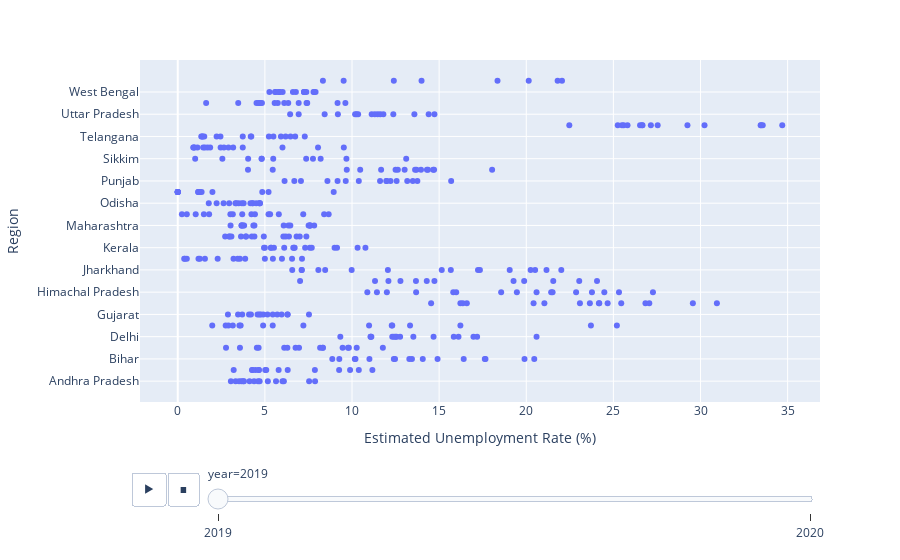

This figure's notebook cell:
### Code cell
px.scatter(data_frame=unemployment, x='Estimated Unemployment Rate (%)',
           y='Region', animation_frame='year')

### Figure 1 — Plotly figure (JSON) as saved in the notebook; plotly's stock layout.template omitted (floating-point values rounded to 4 significant figures; data arrays with more than 128 entries replaced by an {"elided": "..."} marker saying what was removed)
{"data": [{"hovertemplate": "year=2019<br>Estimated Unemployment Rate (%)=%{x}<br>Region=%{y}<extra></extra>", "legendgroup": "", "marker": {"color": "#636efa", "symbol": "circle"}, "mode": "markers", "name": "", "orientation": "h", "showlegend": false, "type": "scatter", "x": {"elided": "430 float values"}, "xaxis": "x", "y": {"elided": "430 str values"}, "yaxis": "y"}], "layout": {"legend": {"tracegroupgap": 0}, "margin": {"t": 60}, "sliders": [{"active": 0, "currentvalue": {"prefix": "year="}, "len": 0.9, "pad": {"b": 10, "t": 60}, "steps": [{"args": [["2019"], {"frame": {"duration": 0, "redraw": false}, "fromcurrent": true, "mode": "immediate", "transition": {"duration": 0, "easing": "linear"}}], "label": "2019", "method": "animate"}, {"args": [["2020"], {"frame": {"duration": 0, "redraw": false}, "fromcurrent": true, "mode": "immediate", "transition": {"duration": 0, "easing": "linear"}}], "label": "2020", "method": "animate"}], "x": 0.1, "xanchor": "left", "y": 0, "yanchor": "top"}], "updatemenus": [{"buttons": [{"args": [null, {"frame": {"duration": 500, "redraw": false}, "fromcurrent": true, "mode": "immediate", "transition": {"duration": 500, "easing": "linear"}}], "label": "&#9654;", "method": "animate"}, {"args": [[null], {"frame": {"duration": 0, "redraw": false}, "fromcurrent": true, "mode": "immediate", "transition": {"duration": 0, "easing": "linear"}}], "label": "&#9724;", "method": "animate"}], "direction": "left", "pad": {"r": 10, "t": 70}, "showactive": false, "type": "buttons", "x": 0.1, "xanchor": "right", "y": 0, "yanchor": "top"}], "xaxis": {"anchor": "y", "domain": [0, 1], "title": {"text": "Estimated Unemployment Rate (%)"}}, "yaxis": {"anchor": "x", "domain": [0, 1], "title": {"text": "Region"}}}}
